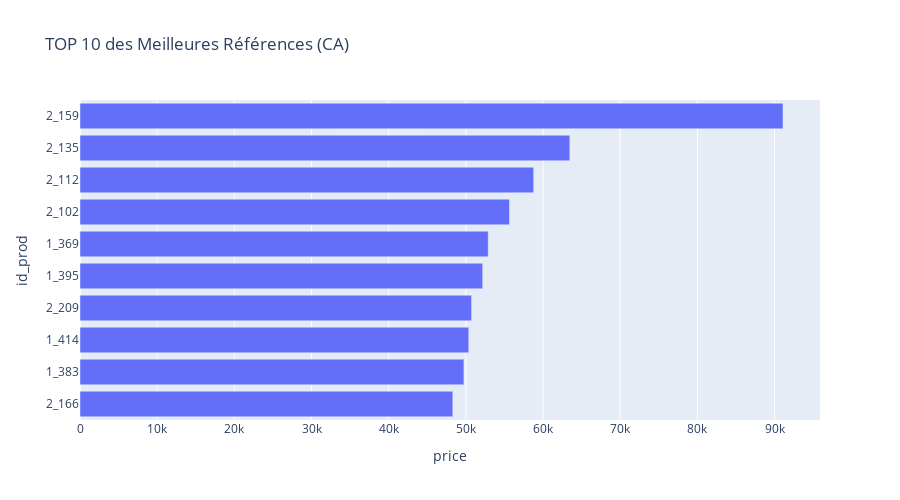

Write notebook code for a chart like this one.
### Code cell
#Selon prix
fig = px.bar(top_refs_prix, x='price', y='id_prod', 
            orientation='h', 
            title='TOP 10 des Meilleures Références (CA)')
fig.update_layout(height=500, yaxis={'categoryorder':'total ascending'})
fig.show()

### Figure 1 — Plotly figure (JSON) as saved in the notebook; plotly's stock layout.template omitted (floating-point values rounded to 4 significant figures)
{"data": [{"alignmentgroup": "True", "hovertemplate": "price=%{x}<br>id_prod=%{y}<extra></extra>", "legendgroup": "", "marker": {"color": "#636efa", "pattern": {"shape": ""}}, "name": "", "offsetgroup": "", "orientation": "h", "showlegend": false, "textposition": "auto", "type": "bar", "x": [91100.0, 63470.0, 58790.0, 55650.0, 52900.0, 52182, 50740.0, 50380.0, 49750.0, 48310.0], "xaxis": "x", "y": ["2_159", "2_135", "2_112", "2_102", "1_369", "1_395", "2_209", "1_414", "1_383", "2_166"], "yaxis": "y"}], "layout": {"barmode": "relative", "height": 500, "legend": {"tracegroupgap": 0}, "title": {"text": "TOP 10 des Meilleures Références (CA)"}, "xaxis": {"anchor": "y", "domain": [0, 1], "title": {"text": "price"}}, "yaxis": {"anchor": "x", "categoryorder": "total ascending", "domain": [0, 1], "title": {"text": "id_prod"}}}}
